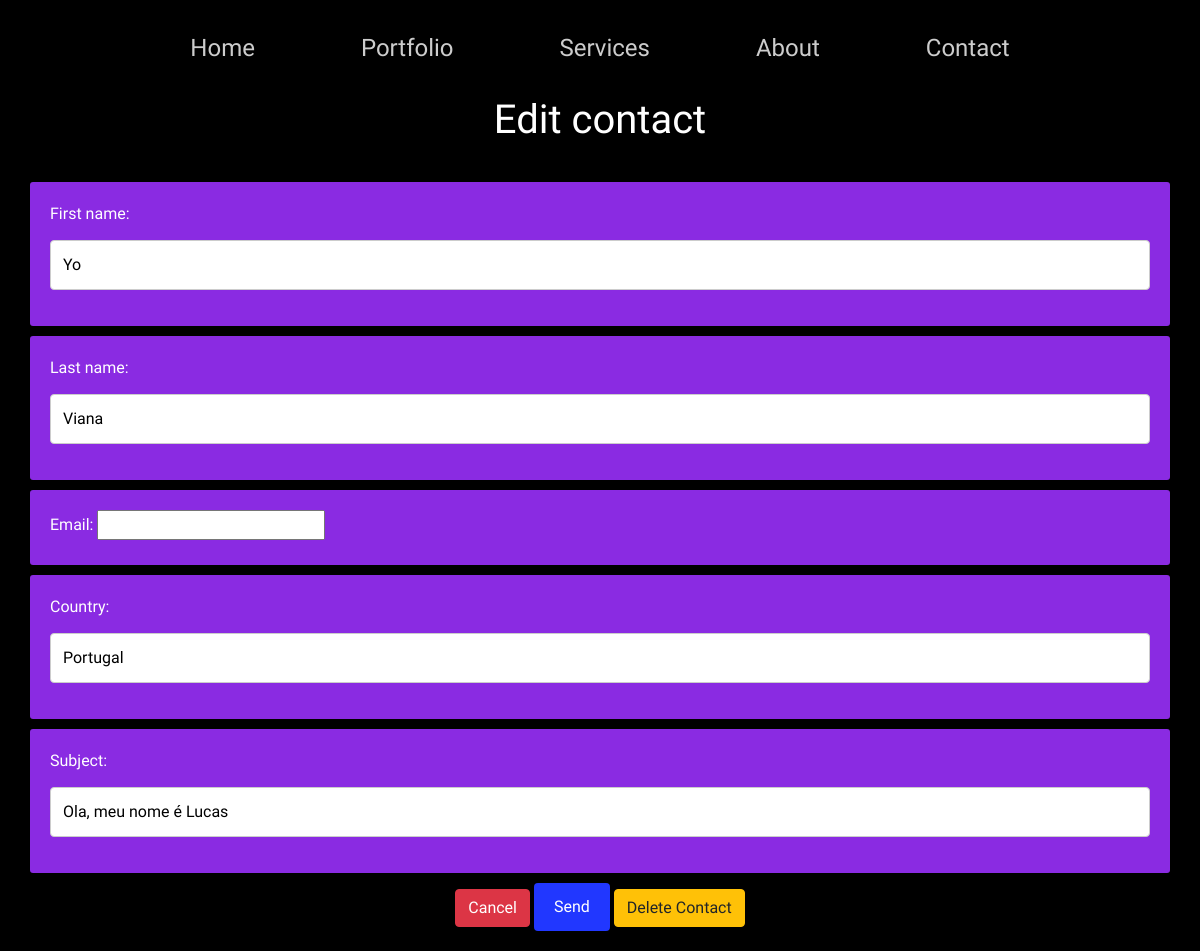
Page /editcontact/1 on the earlier database version.
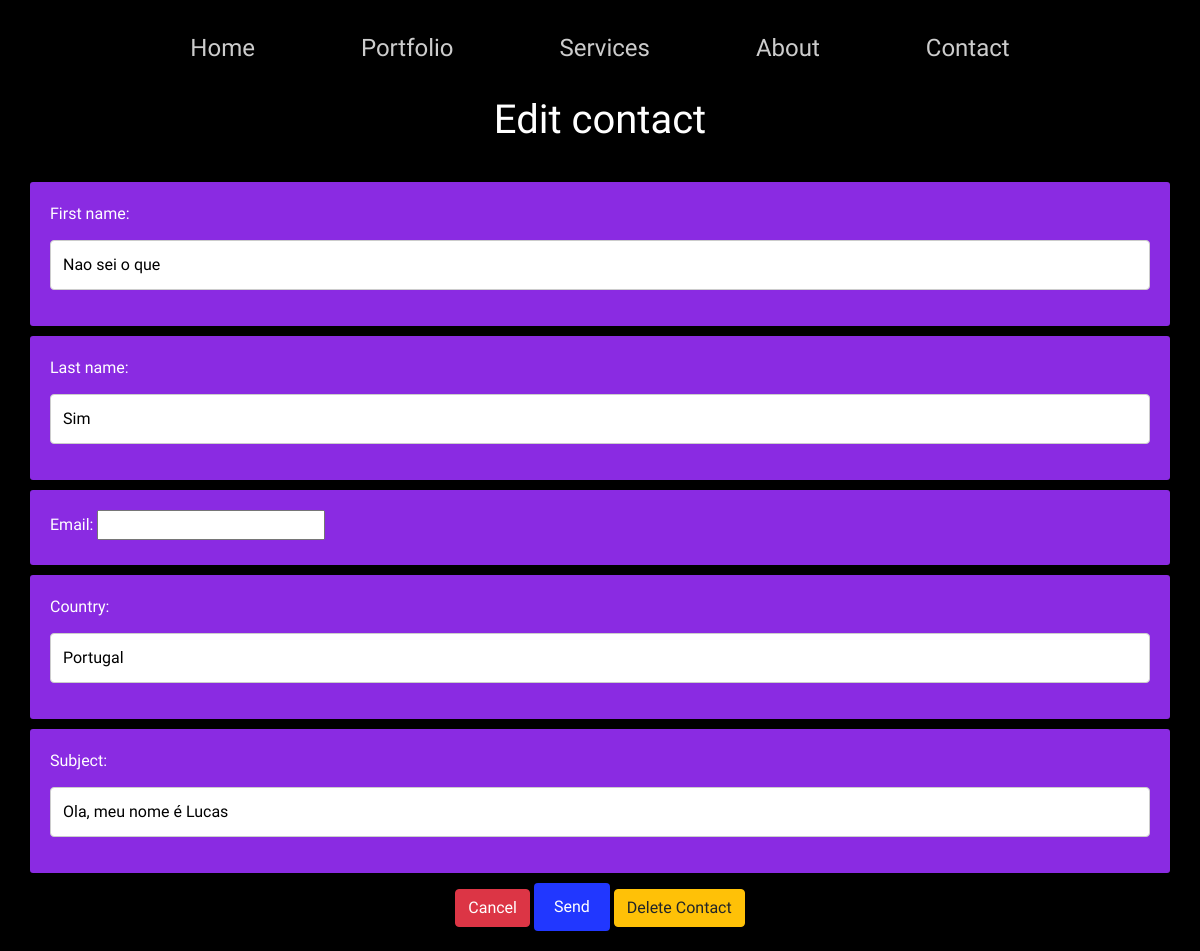
Same page on the later database version.
### website/models.py (models this page shows, shortened)
class Contact(models.Model):
    first_name = models.CharField(max_length=30)
    last_name = models.CharField(max_length=30)
    email = models.EmailField(max_length=254)
    country = models.CharField(max_length=30)
    subject = models.CharField(max_length=1000)

### website/views.py (the view)
# urls.py: path('editcontact/<int:contact_id>', views.edit_contact_page_view, name='editcontact'),
def edit_contact_page_view(request, contact_id):
    contact = Contact.objects.get(pk=contact_id)
    form = ContactForm(request.POST or None, instance=contact)
    if form.is_valid():
        form.save()
        return HttpResponseRedirect(reverse('website:contact'))
    context = {'form': form, 'contact_id': contact_id}
    return render(request, 'website/editcontact.html', context)

### website/forms.py
class ContactForm(ModelForm):
    class Meta:
        model = Contact
        fields = '__all__'

### website/templates/website/editcontact.html (shortened to what this page needs)
{% extends 'website/base.html' %}
{% block header %}
    <h1>Edit contact</h1>
{% endblock header %}
{% block main %}
    <div class="mainContact">
        <form action="{% url 'website:editcontact' contact_id %}">
            {{ form.as_p }}
            <a href="{% url 'website:contact' %}" class="btn btn-danger">Cancel</a>
            <input type="submit" value="Send" formmethod="post"/>
            <a href="{% url 'website:deletecontact' contact_id %}" class="btn btn-warning">Delete Contact</a>
        </form>
    </div>
{% endblock main %}

Differences in the rows shown:
changed Contact "lucasvviana14@gmail.com": first_name "Yo" → "Nao sei o que"; last_name "Viana" → "Sim"
